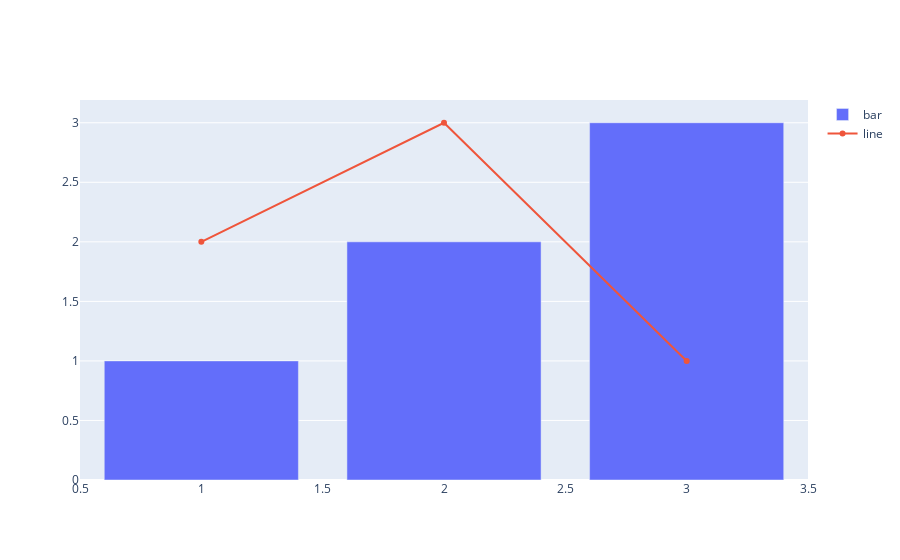

The cell this chart's notebook holds for it:
### Markdown cell above
### 2.4.1 ホバーツール

### Code cell
go.Figure(
    [
        go.Bar(
            x=[1, 2, 3], y=[1, 2, 3], hovertext=["A社", "B社", "C社"], name="bar"
        ),
        go.Scatter(x=[1, 2, 3], y=[2, 3, 1], name="line"),
    ]
).show()

### Figure 1 — Plotly figure (JSON) as saved in the notebook; plotly's stock layout.template omitted (floating-point values rounded to 4 significant figures)
{"data": [{"hovertext": ["A社", "B社", "C社"], "name": "bar", "type": "bar", "x": [1, 2, 3], "y": [1, 2, 3]}, {"name": "line", "type": "scatter", "x": [1, 2, 3], "y": [2, 3, 1]}], "layout": {}}
